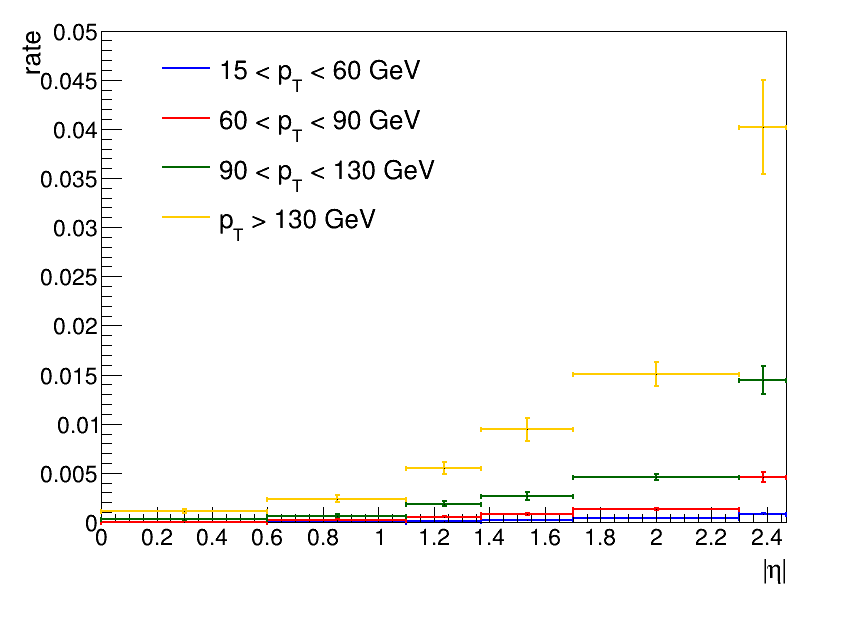

This figure's Python source:
from optparse import OptionParser
import ROOT as ROOT   
from ROOT import TH1F, TH2F, TFile
from array import array

import sys 
sys.path.append('/home/fhe/testarea/AnpWH/source/PhysicsAnpWH/macros/')
from plotMVAROC import *

can = makeCanvas('c1')
leg = getLegend(0.18, 0.93-4*0.08, 0.50, 0.93)
leg.SetTextSize(0.045)
datafile  = ROOT.TFile("out_withsys.root", 'READ')
hists    = []

qfliprate = getHist(datafile, "RATE")
qfliperror = getHist(datafile, "RATE_TOTAL_1UP")

etaArr = array('d', [0.0,0.6,1.1, 1.37, 1.7, 2.3, 2.47])

ptArr = qfliprate.GetYaxis().GetNbins()

pTRange = ['15 < p_{T} < 60 GeV',
           '60 < p_{T} < 90 GeV',
           '90 < p_{T} < 130 GeV',
           'p_{T} > 130 GeV',]


colors   = {0: 4,
            1: 2,
            2: 419, 
            3: 800} 

myhists = {}
isSame = False

for jbin in range(1, qfliprate.GetYaxis().GetNbins()+1):
    myhists[jbin-1] = TH1F('qflip_ptbin%d'%(jbin), '', len(etaArr)-1, etaArr)
    myhists[jbin-1].SetLineColor(colors[jbin-1])
    myhists[jbin-1].SetLineWidth(2)
    leg.AddEntry(myhists[jbin-1], pTRange[jbin-1], 'l')

    for ibin in range(1, qfliprate.GetXaxis().GetNbins()+1): 
        myhists[jbin-1].SetBinContent(ibin, qfliprate.GetBinContent(ibin, jbin))
        myhists[jbin-1].SetBinError(ibin, qfliperror.GetBinContent(ibin, jbin))

    if not isSame:
        myhists[jbin-1].SetStats(False)
        myhists[jbin-1].GetXaxis().SetTitleOffset(1.1)
        myhists[jbin-1].GetXaxis().SetTitleSize(0.045)
        myhists[jbin-1].GetXaxis().SetLabelSize(0.04)
        myhists[jbin-1].GetXaxis().SetTitle('|#eta|')

        myhists[jbin-1].GetYaxis().SetTitleOffset(1.15)
        myhists[jbin-1].GetYaxis().SetTitleSize(0.045)
        myhists[jbin-1].GetYaxis().SetLabelSize(0.04)

        myhists[jbin-1].GetYaxis().SetRangeUser(0.00, 0.05)
        myhists[jbin-1].GetYaxis().SetTitle('rate')

        myhists[jbin-1].Draw("E1")

        isSame = True

    else:
        myhists[jbin-1].Draw("E1 SAME") 
   
    #tex = getTopLatex(0.15, 0.85, pTRange[ptbin])
    #tex.Draw()
leg.Draw()
updateCanvas(can, path = "plot")

print(myhists)
